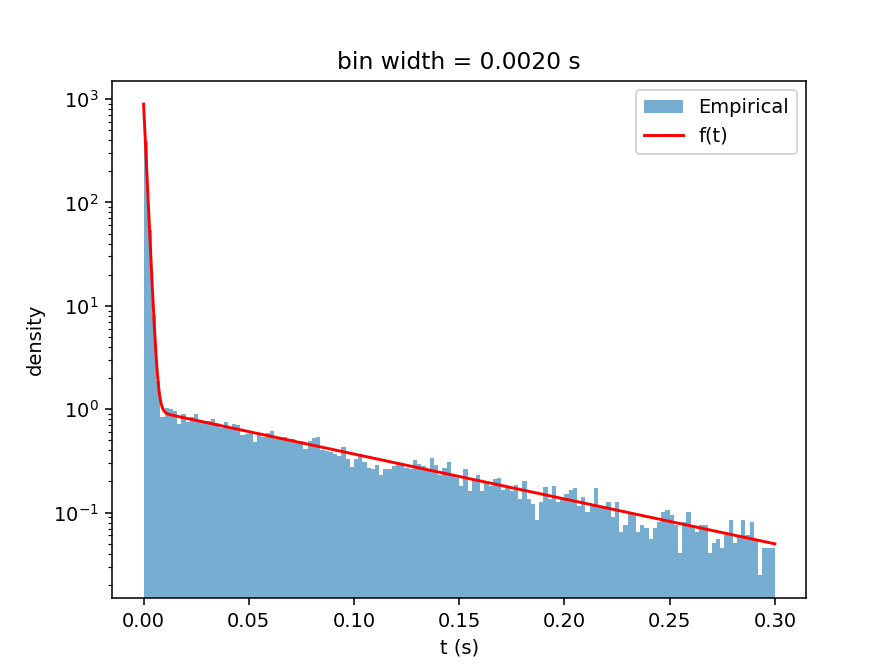

Source code (Python):
import numpy as np
import matplotlib.pyplot as plt

a, lf, ls = 0.9, 1000.0, 10.0
rng = np.random.default_rng(0)
N = 100000

U1, U2 = rng.random(N), rng.random(N)
T = np.where(U1 < a, -np.log(1 - U2) / lf, -np.log(1 - U2) / ls)

print("mean:", T.mean(), "vs theory", a/lf + (1-a)/ls)
print("P(T>50ms):", np.mean(T > 0.05), "vs theory", a*np.exp(-lf*0.05) + (1-a)*np.exp(-ls*0.05))

counts, edges, _ = plt.hist(T, bins=150, range=(0, 0.3), density=True, alpha=0.6, label='Empirical')
t = np.linspace(1e-5, 0.3, 2000)
plt.plot(t, a*lf*np.exp(-lf*t) + (1-a)*ls*np.exp(-ls*t), 'r-', label='f(t)')
plt.yscale('log')
plt.xlabel('t (s)'); plt.ylabel('density'); plt.legend()
plt.title(f'bin width = {edges[1]-edges[0]:.4f} s')
plt.savefig('HW2 problem4.png', dpi=140)
